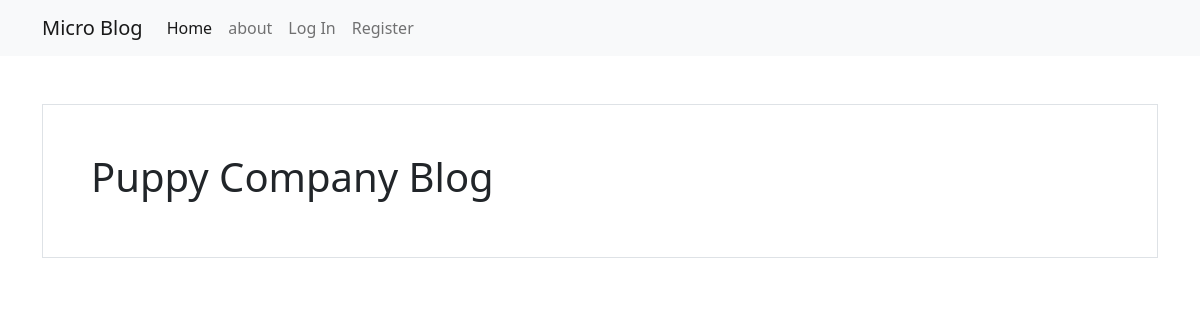
Before: / with the older database file.
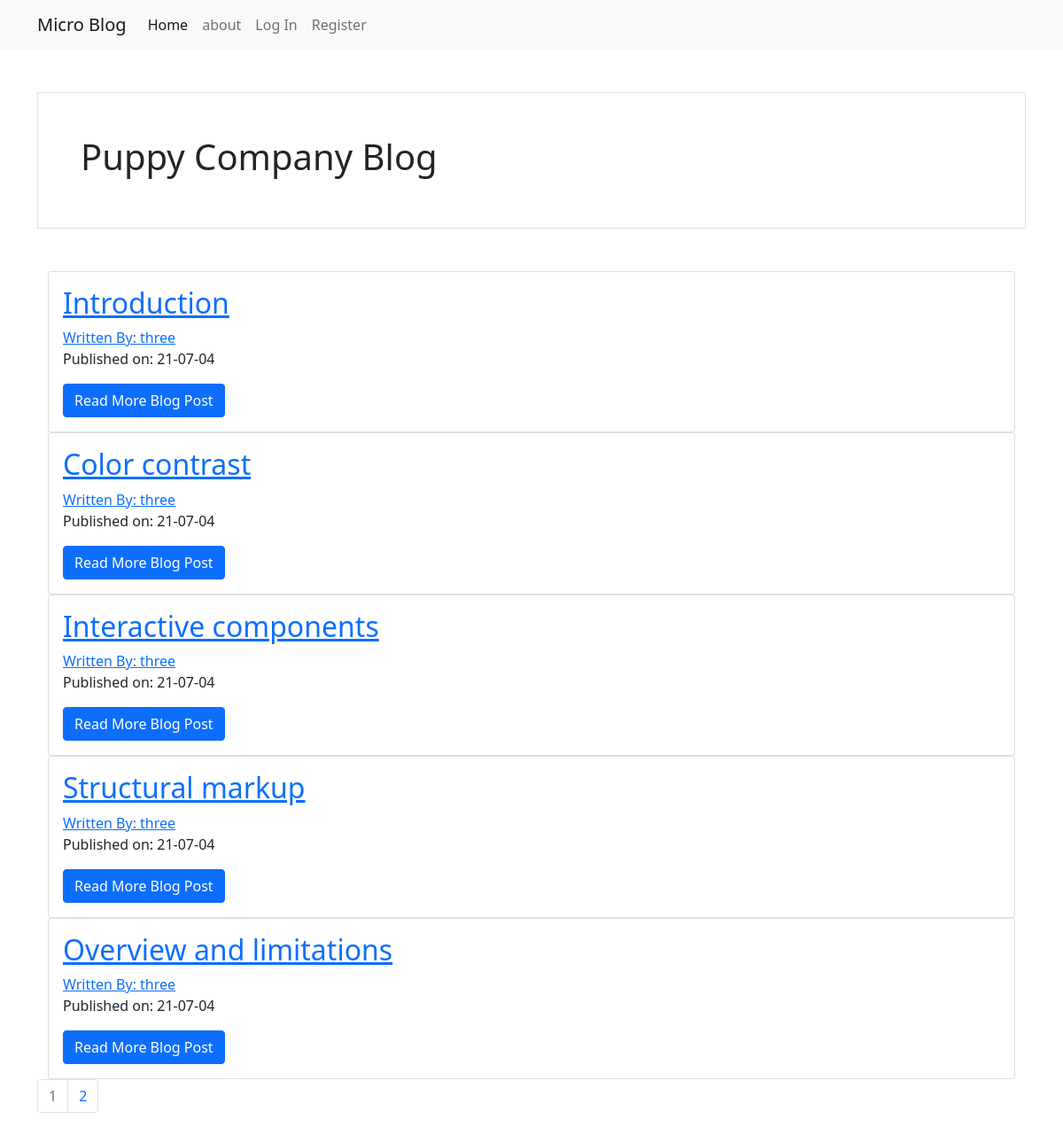
After: the same page with the newer database file.
### puppycompanyblog/models.py (models this page shows, shortened)
class BlogPost(db.Model):
    users = db.relationship("User")
    id = db.Column(db.Integer, primary_key = True)
    user_id = db.Column(db.Integer, db.ForeignKey('users.id'), nullable=False)
    date = db.Column(db.DateTime, nullable=False, default=datetime.utcnow)
    title = db.Column(db.String(140), nullable=False)
    text = db.Column(db.Text, nullable=False)
    def __repr__(self):
        return f"POST Id: {self.id} -- Date: {self.date} -- title: {self.title}"

class User(db.Model, UserMixin):
    __tablename__ = 'users'
    id = db.Column(db.Integer, primary_key= True)
    profile_image = db.Column(db.String(20), nullable = False, default = "default_profile.png")
    email = db.Column(db.String(64), unique = True, index = True)
    username = db.Column(db.String(64), unique = True, index = True)
    password_hash = db.Column(db.String(128))
    posts = db.relationship("BlogPost", backref='author', lazy=True)

### puppycompanyblog/core/views.py (the view)
@core.route('/')
def index():
    page = request.args.get('page', 1, type=int)
    blog_posts = BlogPost.query.order_by(BlogPost.date.desc()).paginate(page=page, per_page=5)
    print(blog_posts.__dict__)
    return render_template('index.html', blog_posts=blog_posts), 200

### puppycompanyblog/templates/index.html
{% extends "base.html" %}
{% block content %}
  <div class="container-fulid border my-5 p-5 text center">
    <h1>Puppy Company Blog</h1>
  </div>
  <div class="container">
    {% for post in blog_posts.items %}
      <div class="card">
        <div class="card-body">
          <h2><a class="card-title" href="{{ url_for('blog_posts.blog_post', blog_post_id = post.id | int) }}">{{post.title}}</a></h2>
          <a href="{{ url_for('users.user_posts', username=post.author.username)}}">Written By: {{post.author.username}} </a>
          <p>Published on: {{post.date.strftime("%y-%m-%d")}} </p>
          <a href="{{ url_for('blog_posts.blog_post', blog_post_id = post.id | int) }}" class="btn btn-primary">Read More Blog Post</a>
        </div>
      </div>
    {% endfor %}
  </div>
  <nav aria-label="Page navigation">
    <ul class="pagination">
      {% for page_num in blog_posts.iter_pages(left_edge=1, right_edge=1, left_current=1, right_current=2) %}
      {% if blog_posts.page == page_num %}
        <li class="page-item disabled"><a class="page-link" href="{{ url_for('core.index', page=page_num) }}">{{ page_num }}</a></li>
      {% else %}
        <li class="page-item"><a class="page-link" href="{{ url_for('core.index', page=page_num) }}">{{ page_num }}</a></li>
      {% endif %}
      {% endfor %}
    </ul>
  </nav>
{% endblock %}

### puppycompanyblog/templates/base.html (shortened to what this page needs)
<!doctype html>
<html lang="en">
  <head>
    <link href="https://cdn.jsdelivr.net/npm/bootstrap@5.0.1/dist/css/bootstrap.min.css" rel="stylesheet">
  </head>
  <body>
    <nav class="navbar navbar-expand-lg navbar-light bg-light mb-3">
      <div class="container">
        <a class="navbar-brand" href="{{ url_for('core.index') }}"> Micro Blog</a>
        <div class="collapse navbar-collapse" id="navbarNavAltMarkup">
          <div class="navbar-nav">
            <a class="nav-link {% if request.endpoint=='core.index' %}active{% endif %}" aria-current="page" href="{{ url_for('core.index') }}">Home</a>
            <a class="nav-link {% if request.endpoint == 'core.info' %} active {% endif %}" href="{{ url_for('core.info') }}">about</a>
            {% if current_user.is_authenticated %}
            <a class="nav-link" href="{{ url_for('users.logout') }}">Logout</a>
            <a class="nav-link" href="{{ url_for('users.account') }}">Account</a>
            <a class="nav-link" href="{{ url_for('blog_posts.create_post') }}">Create Post</a>
            {% else %}
            <a class="nav-link" href="{{ url_for('users.login') }}">Log In</a>
            <a class="nav-link" href="{{ url_for('users.register') }}">Register</a>
            {% endif %}
          </div>
        </div>
      </div>
    </nav>
    <div class="container">
      {% block content %}
      {% endblock %}
    </div>
  </body>
</html>

Changed rows visible on the page:
added BlogPost: title "Introduction", author.username "three", date "21-07-04"
added BlogPost: title "Color contrast", author.username "three", date "21-07-04"
added BlogPost: title "Interactive components", author.username "three", date "21-07-04"
added BlogPost: title "Structural markup", author.username "three", date "21-07-04"
added BlogPost: title "Overview and limitations", author.username "three", date "21-07-04"
Other visible differences:
new list line: "1"
new list line: "2"
